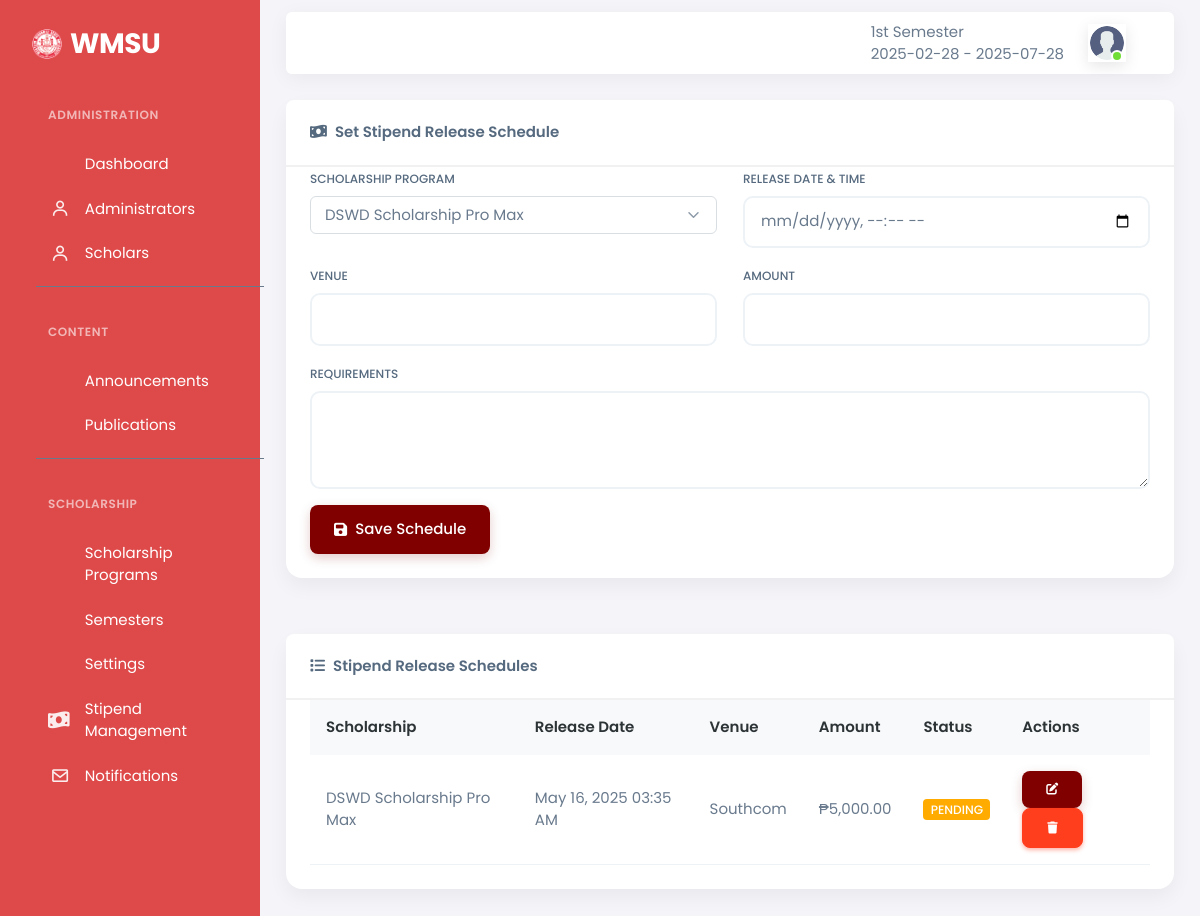
The app's page /scholars/stipend_management.php (signed in) with its own data.
### tables this page shows
CREATE TABLE `settings` (
  `settingsID` int(11) NOT NULL,
  `Logo` varchar(100) NOT NULL DEFAULT 'logo.png',
  `Name` varchar(1000) NOT NULL,
  `email` varchar(28) NOT NULL,
  `contact` varchar(80) NOT NULL,
  `address` varchar(180) NOT NULL,
  `color` varchar(28) NOT NULL,
  `description` varchar(2000) DEFAULT NULL,
  `text_color` varchar(28) NOT NULL,
  `abbreviation` varchar(28) NOT NULL,
  `hero_title` varchar(255) DEFAULT 'Transform Your Future with',
  `hero_subtitle` text DEFAULT 'Access life-changing scholarship opportunities and take control of your academic journey at.',
  `navbar_color` varchar(50) DEFAULT NULL,
  `navbar_font_color` varchar(50) DEFAULT '#2d3436'
);

CREATE TABLE `semester` (
  `semesterID` int(11) NOT NULL,
  `sememestrName` varchar(88) NOT NULL,
  `date_start` varchar(20) NOT NULL,
  `date_end` varchar(20) NOT NULL,
  `flag` int(11) NOT NULL DEFAULT 0
);

CREATE TABLE `users` (
  `userID` int(11) NOT NULL,
  `studentID` varchar(88) NOT NULL,
  `profile` varchar(88) NOT NULL DEFAULT 'logo.png',
  `cor` varchar(88) DEFAULT NULL,
  `first_name` varchar(50) NOT NULL,
  `last_name` varchar(50) NOT NULL,
  `address` varchar(50) NOT NULL,
  `contact` varchar(50) NOT NULL,
  `email` varchar(50) NOT NULL,
  `password` varchar(250) NOT NULL,
  `code` int(11) NOT NULL,
  `status` varchar(50) NOT NULL,
  `roles` int(11) NOT NULL DEFAULT 3,
  `account_verifyer` int(11) NOT NULL DEFAULT 0,
  `created_account` timestamp NOT NULL DEFAULT current_timestamp()
);

CREATE TABLE `scholarship_stipends` (
  `stipend_id` int(11) NOT NULL,
  `scholarship_id` int(11) NOT NULL,
  `release_date` datetime NOT NULL,
  `release_venue` varchar(255) NOT NULL,
  `amount` decimal(10,2) NOT NULL,
  `requirements` text DEFAULT NULL,
  `status` enum('pending','ongoing','completed') DEFAULT 'pending',
  `created_at` timestamp NOT NULL DEFAULT current_timestamp()
);

CREATE TABLE `scholarship` (
  `scholarshipID` int(11) NOT NULL,
  `semesterID` int(11) NOT NULL,
  `name` varchar(100) NOT NULL,
  `date_start` varchar(28) NOT NULL,
  `date_end` varchar(28) NOT NULL,
  `description` varchar(5000) NOT NULL,
  `scholarID` varchar(28) NOT NULL,
  `limitation` int(28) NOT NULL,
  `ctrl_status` int(11) NOT NULL DEFAULT 0,
  `reinburment` varchar(28) NOT NULL,
  `reimbursement_time` enum('AM','PM') DEFAULT 'AM',
  `sector` varchar(50) NOT NULL DEFAULT 'Government',
  `validity_period` date DEFAULT NULL
);

### scholars/stipend_management.php (the view, shortened to what the rows shown need)
<?php include "./head.php"; ?>
<body>
    <?php include "./controls.php";
    ?>
    <div class="layout-wrapper layout-content-navbar">
        <div class="layout-container">
            <?php include "./sidebar.php"; ?>
            <link rel="stylesheet" href="https://cdnjs.cloudflare.com/ajax/libs/font-awesome/6.4.0/css/all.min.css">
            <div class="layout-page">
                <?php include "./topbar.php"; ?>
                <div class="content-wrapper">
                    <div class="container-xxl flex-grow-1 container-p-y">
                        <div class="row">
                            <div class="col-12">
                                <div class="card">
                                    <div class="card-body">
                                        <div class="table-responsive">
                                            <table id="stipendTable" class="display">
                                                <thead>
                                                    <tr>
                                                        <th>Scholarship</th>
                                                        <th>Release Date</th>
                                                        <th>Venue</th>
                                                        <th>Amount</th>
                                                        <th>Status</th>
                                                        <th>Actions</th>
                                                    </tr>
                                                </thead>
                                                <tbody>
                                                    <?php foreach ($stipend_list as $stipend): ?>
                                                        <tr>
                                                            <td><?php echo $stipend['scholarship_name']; ?></td>
                                                            <td><?php echo date('M d, Y h:i A', strtotime($stipend['release_date'])); ?>
                                                            </td>
                                                            <td><?php echo $stipend['release_venue']; ?></td>
                                                            <td>₱<?php echo number_format($stipend['amount'], 2); ?></td>
                                                            <td>
                                                                <span class="badge bg-<?php
                                                                echo $stipend['status'] == 'pending' ? 'warning' :
                                                                    ($stipend['status'] == 'ongoing' ? 'info' : 'success');
                                                                ?>">
                                                                    <?php echo ucfirst($stipend['status']); ?>
                                                                </span>
                                                            </td>
                                                            <td>
                                                                <button class="btn btn-sm btn-primary"
                                                                    onclick="editStipend(<?php echo $stipend['stipend_id']; ?>)">
                                                                    <i class="fas fa-edit"></i>
                                                                </button>
                                                                <button class="btn btn-sm btn-danger"
                                                                    onclick="deleteStipend(<?php echo $stipend['stipend_id']; ?>)">
                                                                    <i class="fas fa-trash"></i>
                                                                </button>
                                                            </td>
                                                        </tr>
                                                    <?php endforeach; ?>
                                                </tbody>
                                            </table>
                                        </div>
                                    </div>
                                </div>
                            </div>
                        </div>
                    </div>
                </div>
            </div>
        </div>
    </div>

### scholars/sidebar.php (shortened to what the rows shown need)
<link href="https://cdn.jsdelivr.net/npm/tailwindcss@2.2.19/dist/tailwind.min.css" rel="stylesheet">
<aside id="layout-menu" class="layout-menu menu-vertical menu"
  style="background-color: <?php echo $settings['color'] ?>">
  <div class="app-brand demo">
    <a href="system_description.php" class="app-brand-link">
      <span class="app-brand-logo demo">
        <img src="../assets/images/logo/<?php echo $settings['Logo'] ?>" alt="" class="img-fluid d-none d-sm-block"
          width="30px">
      </span>
      <span
        class="app-brand-text demo menu-text fw-bold ms-2 tcolor text-uppercase"><?php echo $settings['abbreviation'] ?></span>
    </a>
  </div>
</aside>

### scholars/topbar.php (shortened to what the rows shown need)
<nav class="layout-navbar container-xxl navbar navbar-expand-xl navbar-detached align-items-center bg-navbar-theme "
            id="layout-navbar">
            <div class="navbar-nav-right d-flex align-items-center" id="navbar-collapse">
              <ul class="navbar-nav flex-row align-items-center ms-auto">
                <li><?php echo $semdetails['sememestrName']."<br> ".$semdetails['date_start']." - ".$semdetails['date_end']?></li>
                <li class="nav-item navbar-dropdown dropdown-user dropdown">
                  <a class="nav-link dropdown-toggle hide-arrow" href="javascript:void(0);" data-bs-toggle="dropdown">
                    <div class="avatar avatar-online">
                      <img src="../assets/images/profile/<?php echo $fetch_info['profile']?>" alt class="w-px-40 h-auto rounded-circle" />
                    </div>
                  </a>
                </li>
              </ul>
            </div>
          </nav>

### records on screen
settings: Logo (picture), abbreviation "WMSU"
semester: sememestrName "1st Semester", date_start "2025-02-28", date_end "2025-07-28"
users: profile (picture)
scholarship_stipends: scholarship.name "DSWD Scholarship Pro Max", release_date "May 16, 2025 03:35 AM", release_venue "Southcom", amount "5,000.00", status "PENDING"

### other values on screen
form field scholarship_id "DSWD Scholarship Pro Max"
